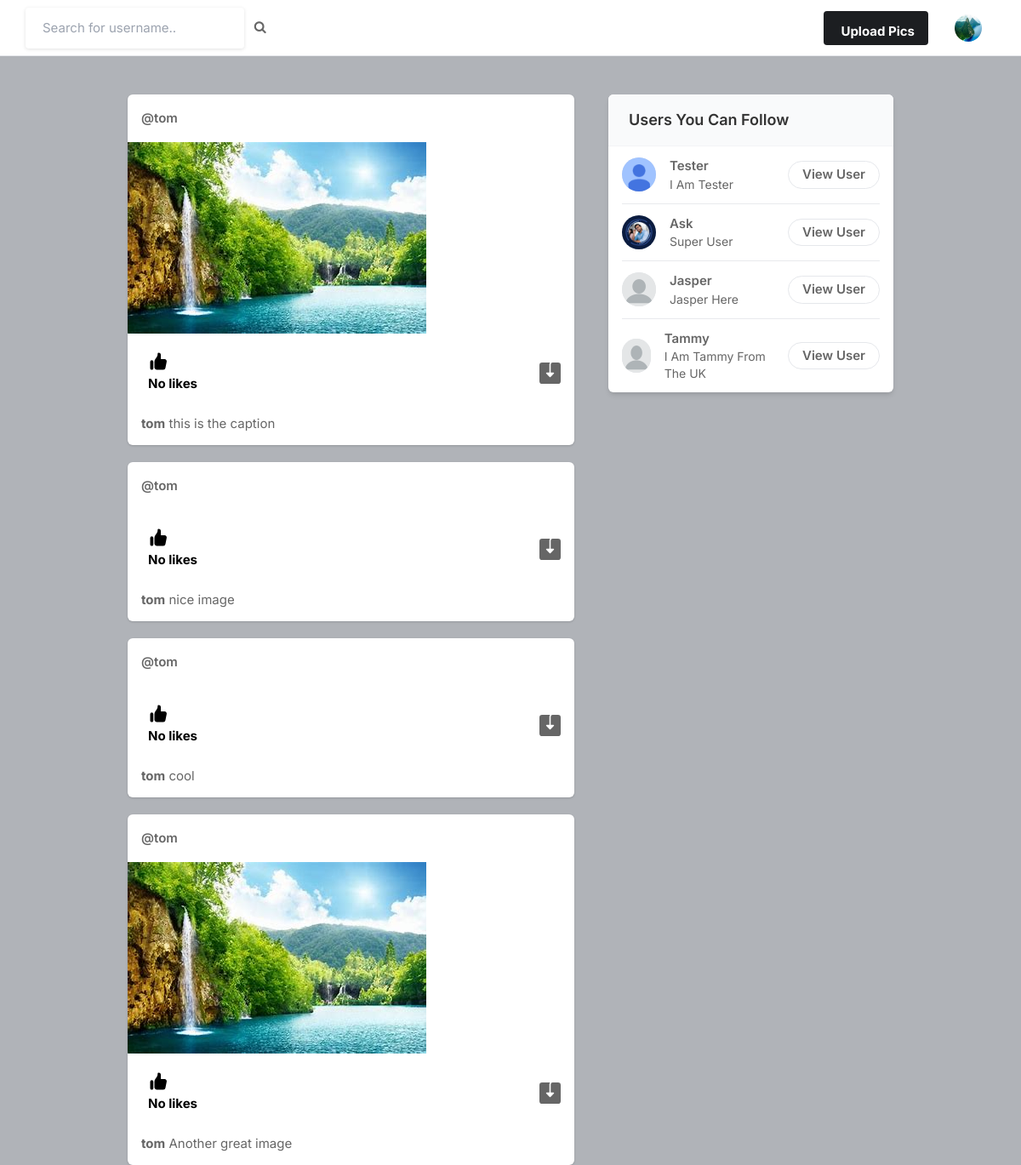
The page / (signed in) on the database its author committed.
### core/models.py (models this page shows, shortened)
class Profile(models.Model):
    user = models.ForeignKey(User, on_delete=models.CASCADE)
    id_user = models.IntegerField()
    bio = models.TextField(blank=True)
    profileimg = models.ImageField(upload_to='profile_images', default='blank-profile-picture.png')
    location = models.CharField(max_length=100, blank=True)

class Post(models.Model):
    id = models.UUIDField(primary_key=True, default=uuid.uuid4)
    user = models.CharField(max_length=100)
    image = models.ImageField(upload_to='post_images')
    caption = models.TextField()
    created_at = models.DateTimeField(default=datetime.now)
    no_of_likes = models.IntegerField(default=0)

### core/views.py (the view)
# urls.py: path('', views.index, name='index'),
@login_required(login_url='signin')
def index(request):
    user_object = User.objects.get(username=request.user.username)
    user_profile = Profile.objects.get(user=user_object)
    user_following_list = []
    feed = []
    user_following = FollowersCount.objects.filter(follower=request.user.username)
    for users in user_following:
        user_following_list.append(users.user)
    for usernames in user_following_list:
        feed_lists = Post.objects.filter(user=usernames)
        feed.append(feed_lists)
    feed_list = list(chain(*feed))
    all_users = User.objects.all()
    user_following_all = []
    for user in user_following:
        user_list = User.objects.get(username=user.user)
        user_following_all.append(user_list)
    new_suggestions_list = [x for x in list(all_users) if (x not in list(user_following_all))]
    current_user = User.objects.filter(username=request.user.username)
    final_suggestions_list = [x for x in list(new_suggestions_list) if ( x not in list(current_user))]
    random.shuffle(final_suggestions_list)
    username_profile = []
    username_profile_list = []
    for users in final_suggestions_list:
        username_profile.append(users.id)
    for ids in username_profile:
        profile_lists = Profile.objects.filter(id_user=ids)
        username_profile_list.append(profile_lists)
    suggestions_username_profile_list = list(chain(*username_profile_list))
    return render(request, 'index.html', {'user_profile': user_profile, 'posts':feed_list, 'suggestions_username_profile_list': suggestions_username_profile_list[:4]})

### templates/index.html (shortened to what this page needs)
{% load static %}
<!DOCTYPE html>
<html lang="en">
<head>
    <link rel="stylesheet" href="{% static 'assets/css/icons.css' %}">
    <link rel="stylesheet" href="{% static 'assets/css/uikit.css' %}">
    <link rel="stylesheet" href="{% static 'assets/css/style.css' %}">
    <link rel="stylesheet" href="{% static 'assets/css/tailwind.css' %}">
    <link rel="stylesheet" href="https://cdnjs.cloudflare.com/ajax/libs/font-awesome/4.7.0/css/font-awesome.min.css">
</head>
<body>
            <header>
                <div class="header_inner">
                    <form action="/search" method="POST">
                    <div class="left-side">
                            <input type="text" name="username" placeholder="Search for username..">&nbsp; &nbsp;
                            <button type="submit"><i class="fa fa-search fa-1x"></i></button>
                    </div>
                    </form>
                    <div class="right-side lg:pr-4">
                        <a href="#"
                            class="bg-pink-500 flex font-bold hidden hover:bg-pink-600 hover:text-white inline-block items-center lg:block max-h-10 mr-4 px-4 py-2 rounded shado text-white">
                              Upload Pics
                        </a>
                        <a href="#">
                            <img src="{{user_profile.profileimg.url}}" class="header-avatar" alt="">
                        </a>
                    </div>
                </div>
            </header>
            <div class="container m-auto">
                <div class="lg:flex justify-center lg:space-x-10 lg:space-y-0 space-y-5">
                    <div class="space-y-5 flex-shrink-0 lg:w-7/12">
                        {% for post in posts reversed %}
                        <div class="bg-white shadow rounded-md  -mx-2 lg:mx-0">
                            <div class="flex justify-between items-center px-4 py-3">
                                <div class="flex flex-1 items-center space-x-4">
                                    <span class="block font-semibold "><a href="/profile/{{post.user}}">@{{post.user}}</a></span>
                                </div>
                              <div>
                                <a href="#"> <i class="icon-feather-more-horizontal text-2xl hover:bg-gray-200 rounded-full p-2 transition -mr-1 "></i> </a>
                              </div>
                            </div>
                            <div uk-lightbox>
                                <a href="{{post.image.url}}">
                                    <img src="{{post.image.url}}" alt="">
                                </a>
                            </div>
                            <div class="py-3 px-4 space-y-3">
                                <div class="flex space-x-4 lg:font-bold">
                                    <a href="/like-post?post_id={{post.id}}" class="flex items-center space-x-2">
                                        <div class="p-2 rounded-full text-black">
                                            {% if post.no_of_likes == 0 %}
                                            <p>No likes</p>
                                            {% elif post.no_of_likes == 1 %}
                                            <p>Liked by {{post.no_of_likes}} person</p>
                                            {% else %}
                                            <p>Liked by {{post.no_of_likes}} people</p>
                                            {% endif %}
                                        </div>
                                    </a>
                                    <a href="{{post.image.url}}" class="flex items-center space-x-2 flex-1 justify-end" download>
                                    </a>
                                </div>
                                <p>
                                    <a href="/profile/{{post.user}}"><strong>{{post.user}}</strong></a> {{post.caption}}
                                </p>
                            </div>
                        </div>
                        {% endfor %}
                    </div>
                    <div class="lg:w-5/12">
                        <div class="bg-white  shadow-md rounded-md overflow-hidden">
                            <div class="bg-gray-50  border-b border-gray-100 flex items-baseline justify-between py-4 px-6 ">
                                <h2 class="font-semibold text-lg">Users You Can Follow</h2>
                            </div>
                            <div class="divide-gray-300 divide-gray-50 divide-opacity-50 divide-y px-4 ">
                                {% for suggestion in suggestions_username_profile_list %}
                                <div class="flex items-center justify-between py-3">
                                    <div class="flex flex-1 items-center space-x-4">
                                        <a href="/profile/{{suggestion.user}}">
                                            <img src="{{suggestion.profileimg.url}}" class="bg-gray-200 rounded-full w-10 h-10">
                                        </a>
                                        <div class="flex flex-col">
                                            <span class="block capitalize font-semibold"> {{suggestion.user}} </span>
                                            <span class="block capitalize text-sm"> {{suggestion.bio}} </span>
                                        </div>
                                    </div>
                                    <a href="/profile/{{suggestion.user}}" class="border border-gray-200 font-semibold px-4 py-1 rounded-full hover:bg-pink-600 hover:text-white hover:border-pink-600 "> View User </a>
                                </div>
                                {% endfor %}
                            </div>
                        </div>
                    </div>
                </div>
            </div>
</body>
</html>

### static/assets/css/style.css (style rules this page uses)
body { background-color: #B0B3B8!important; }
button { vertical-align: middle; }
input { height: 48px; line-height: 48px; padding: 0 20px; outline: none; font-size: 15px; color: #808080; max-width: 100%; width: 100%; -webkit-box-sizing: border-box; box-sizing: border-box; display: block; font-weight: 400; opacity: 1; border-radius: 4px; border: none; -webkit-box-shadow: 0 1px 4px 0px rgba(0, 0, 0, 0.12); box-shadow: 0 1px 4px 0px rgba(0, 0, 0, 0.12); }
input[type="text"], input[type="password"], input[type="email"], input[type="number"] { height: 48px; line-height: 48px; padding: 0 20px; outline: none; font-size: 15px; color: #808080; max-width: 100%; width: 100%; -webkit-box-sizing: border-box; box-sizing: border-box; display: block; font-weight: 400; opacity: 1; border-radius: 4px; border: none; -webkit-box-shadow: 0 1px 4px 0px rgba(0, 0, 0, 0.12); box-shadow: 0 1px 4px 0px rgba(0, 0, 0, 0.12); }
input { -webkit-transition: all 0.1s ease-in-out; transition: all 0.1s ease-in-out; }
::placeholder { color: #808080; opacity: 1; }
button { border: none; margin: 0; padding: 0; width: auto; overflow: visible; background: transparent; color: inherit; font: inherit; line-height: normal; cursor: pointer; }
a { color: #be185d; -webkit-transition: 0.3s; transition: 0.3s; outline: none !important; }
button { outline: none !important; }
img { max-width: 100%; }
body { color: #666; font-size: 15px; line-height: 27px; background-color: #f0f2f5; font-family: "Inter", sans-serif; text-transform: none; }
body p { font-size: 15px; line-height: 27px; }
h1, h2, h3, h4, h5, h6 { font-family: "Inter", sans-serif; text-transform: none; }
input[type="text"], input[type="password"], input[type="email"] { font-family: "Inter", sans-serif; text-transform: none; }
button, body .pac-container { font-family: "Inter", sans-serif; text-transform: none; }
h1, h2, h3, h4, h5, h6 { color: #333; font-weight: 500; margin: 0; padding: 0; }
h2 { font-size: 26px; }
b, strong { font-weight: 700 !important; }
@media (min-width: 1024px) { .container { max-width: 900px !important; padding-top: 45px; } }
header { background-color: #fff; left: 0; right: 0; top: 0; z-index: 99; height: 66px; display: -webkit-box; display: -ms-flexbox; display: flex; -webkit-box-align: center; -ms-flex-align: center; align-items: center; border-bottom: 1px solid #e5e7eb; }
header .header_inner { display: -webkit-box; display: -ms-flexbox; display: flex; -webkit-box-align: center; -ms-flex-align: center; align-items: center; max-width: 1090px; margin: auto; width: 100%; max-width: 100% !important; padding: 0 30px; }
header .header_inner .left-side { display: -webkit-box; display: -ms-flexbox; display: flex; -webkit-box-align: center; -ms-flex-align: center; align-items: center; }
header .header_inner .right-side { display: -webkit-box; display: -ms-flexbox; display: flex; -webkit-box-align: center; -ms-flex-align: center; align-items: center; -webkit-box-pack: end; -ms-flex-pack: end; justify-content: flex-end; margin-left: auto; }
header .header_inner .right-side .header-avatar { width: 32px; height: 32px; border-radius: 100%; margin-left: 15px; }

### rows shown on the page
Profile: profileimg (picture)
Post: user "tom", image (picture), no_of_likes "No likes", caption "this is the caption"
Post: user "tom", no_of_likes "No likes", caption "nice image"
Post: user "tom", no_of_likes "No likes", caption "cool"
Post: user "tom", image (picture), no_of_likes "No likes", caption "Another great image"
Profile: profileimg (placeholder picture), user "Tester", bio "I Am Tester"
Profile: profileimg (picture), user "Ask", bio "Super User"
Profile: profileimg (placeholder picture), user "Jasper", bio "Jasper Here"
Profile: profileimg (placeholder picture), user "Tammy", bio "I Am Tammy From The UK"
